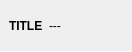
<?xml version="1.0" encoding="UTF-8"?>
<ui version="4.0">
 <class>MiniPercentagePane</class>
 <widget class="QWidget" name="MiniPercentagePane">
  <property name="geometry">
   <rect>
    <x>0</x>
    <y>0</y>
    <width>132</width>
    <height>52</height>
   </rect>
  </property>
  <property name="windowTitle">
   <string>Form</string>
  </property>
  <layout class="QVBoxLayout" name="verticalLayout">
   <property name="spacing">
    <number>0</number>
   </property>
   <property name="leftMargin">
    <number>0</number>
   </property>
   <property name="topMargin">
    <number>0</number>
   </property>
   <property name="rightMargin">
    <number>0</number>
   </property>
   <property name="bottomMargin">
    <number>0</number>
   </property>
   <item>
    <layout class="QHBoxLayout" name="horizontalLayout">
     <property name="spacing">
      <number>6</number>
     </property>
     <property name="leftMargin">
      <number>9</number>
     </property>
     <property name="topMargin">
      <number>9</number>
     </property>
     <property name="rightMargin">
      <number>9</number>
     </property>
     <property name="bottomMargin">
      <number>9</number>
     </property>
     <item>
      <widget class="QLabel" name="titleLabel">
       <property name="font">
        <font>
         <weight>75</weight>
         <bold>true</bold>
        </font>
       </property>
       <property name="text">
        <string notr="true">TITLE</string>
       </property>
      </widget>
     </item>
     <item>
      <widget class="QLabel" name="valueLabel">
       <property name="sizePolicy">
        <sizepolicy hsizetype="Expanding" vsizetype="Preferred">
         <horstretch>0</horstretch>
         <verstretch>0</verstretch>
        </sizepolicy>
       </property>
       <property name="text">
        <string notr="true">---</string>
       </property>
      </widget>
     </item>
    </layout>
   </item>
   <item>
    <widget class="Line" name="line">
     <property name="maximumSize">
      <size>
       <width>16777215</width>
       <height>1</height>
      </size>
     </property>
     <property name="orientation">
      <enum>Qt::Horizontal</enum>
     </property>
    </widget>
   </item>
  </layout>
 </widget>
 <resources/>
 <connections/>
</ui>
